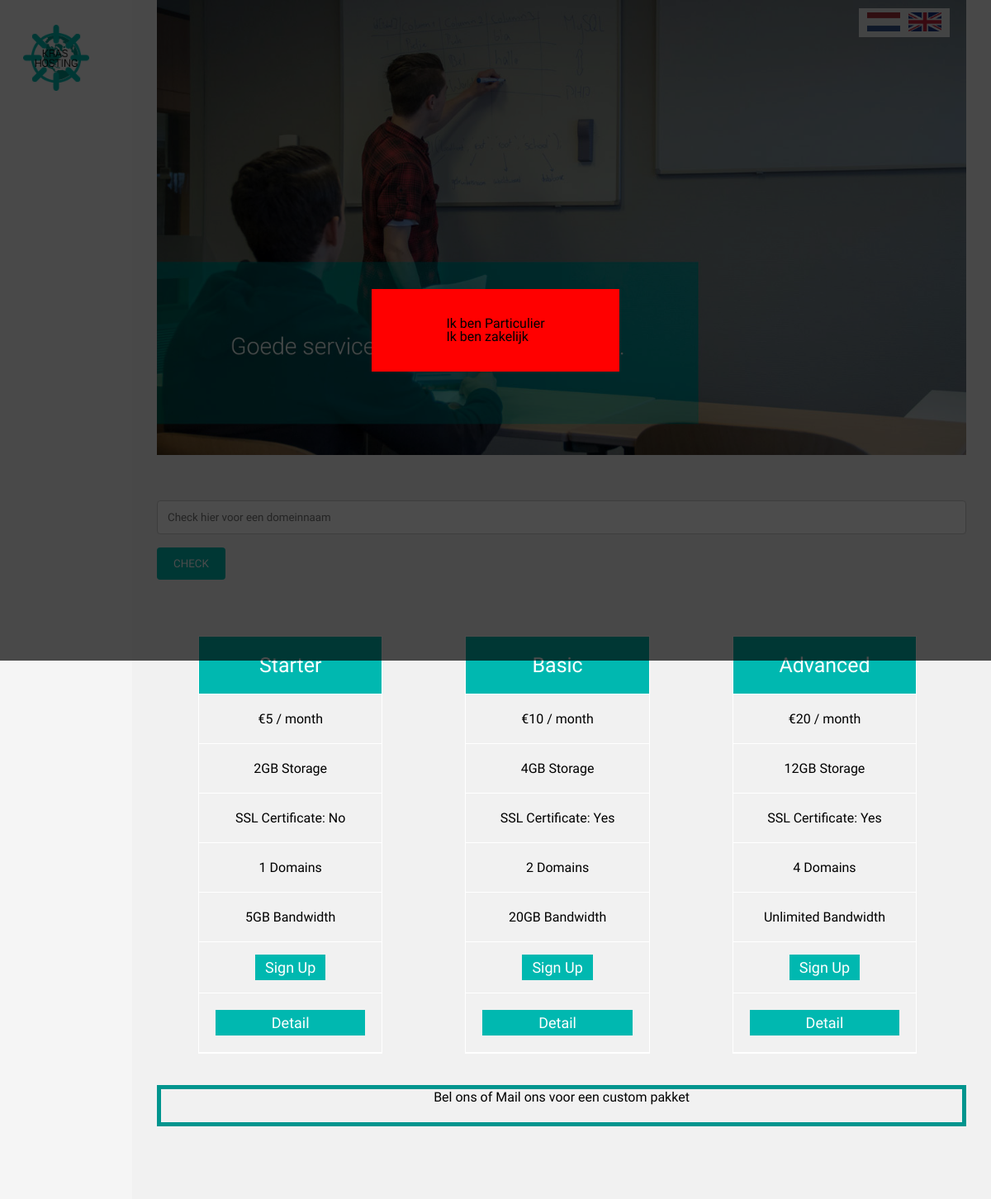
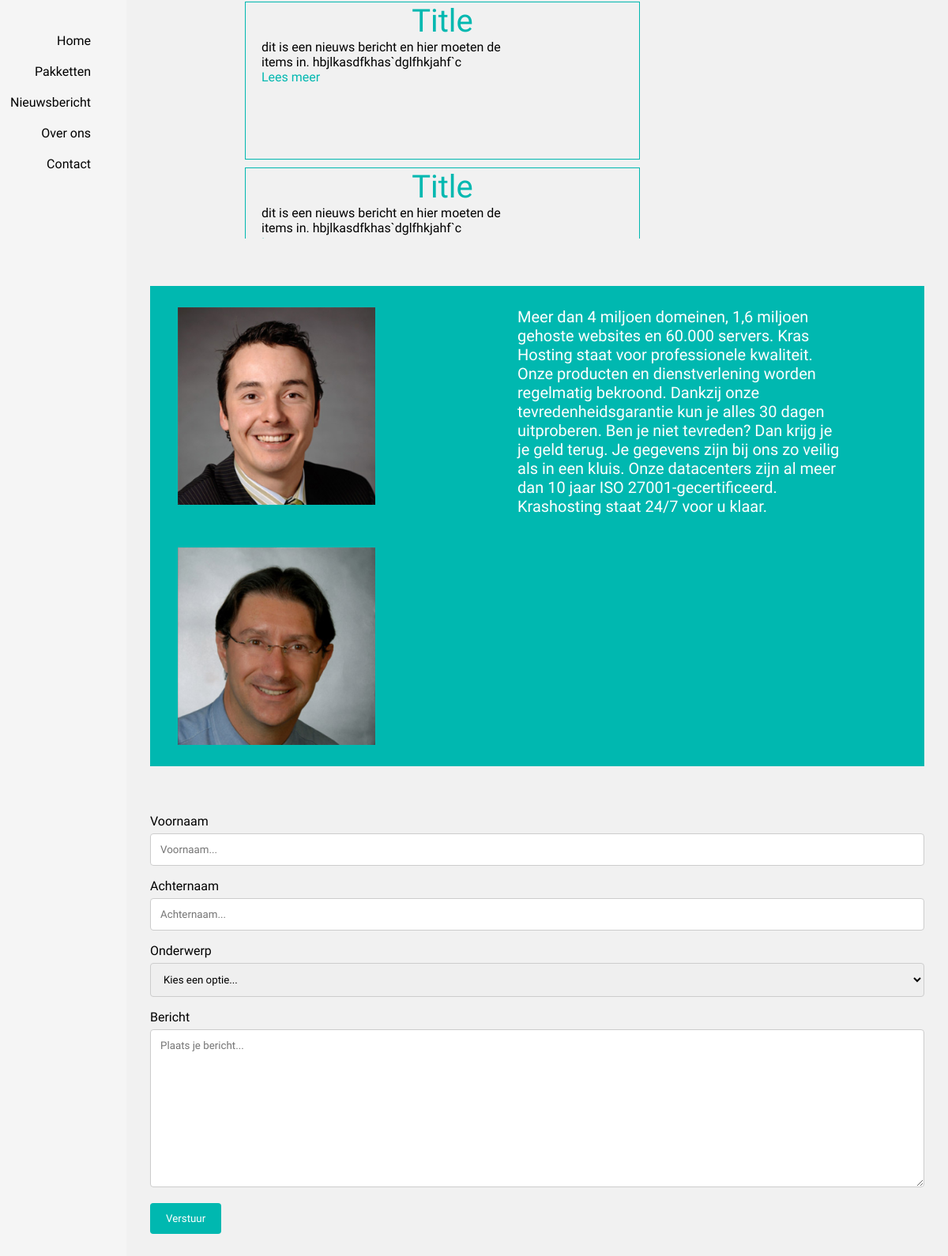
The page / on the database its author committed (2 pictures, top to bottom).
### tables this page shows
CREATE TABLE `producten` (
  `idproducten` int(11) NOT NULL,
  `zichtbaar` varchar(5) NOT NULL,
  `naam` varchar(45) NOT NULL,
  `mb` varchar(45) NOT NULL,
  `ssl` varchar(5) NOT NULL,
  `ppm` int(111) NOT NULL,
  `domeinen` int(10) NOT NULL,
  `bandbreedte` varchar(20) NOT NULL
);

CREATE TABLE `sitecontent` (
  `idsitecontent` int(11) NOT NULL,
  `pagename` varchar(99) NOT NULL,
  `headings` varchar(99) NOT NULL,
  `headings_en` varchar(99) NOT NULL,
  `teksten` mediumtext NOT NULL,
  `teksten_en` mediumtext NOT NULL
);

### index.php (the view, shortened to what this page needs)
<?php
	include_once('cms/config.php');
$aboutus = $out = '';
	$lang = 'nl';
	$conn = new mysqli('localhost', 'root', 'root', 'krashosting');
	$querypakketten = 'SELECT * FROM producten';
	$queryaboutus = 'SELECT * FROM sitecontent WHERE pagename = "about us"';
	$respakketten = $conn->query($querypakketten);
	$resaboutus = $db->query($queryaboutus);
	while($row = $respakketten->fetch_assoc()){
		($row['zichtbaar'] === 'true' ? $visible = 'flex' : $visible = 'none');
		$gb = $row['mb'] / 1000;
		$ssl = $row['ssl'];
		($ssl === 'TRUE' ? $ssl = 'Yes' : $ssl = 'No');
		$out .= '<div style="display:' . $visible . '" id="pakket" class="columns">';
		$out .= '<ul class="price">';
		$out .= '<li class="header">' . ucfirst($row['naam']) . '</li>';
		$out .= '<li class="grey">€' . $row['ppm'] . ' / month</li>';
		$out .= '<li>' . $gb . 'GB Storage</li>';
		$out .= '<li>SSL Certificate: ' . $ssl . '</li>';
		$out .= '<li>' . $row['domeinen'] . ' Domains</li>';
		$out .= '<li>' . ucfirst($row['bandbreedte']) . ' Bandwidth</li>';
		$out .= '<li class="grey"><a href="#" class="buttonPakketten">Sign Up</a></li>';
		$out .= '<li class="grey"><div id="' . $row['naam'] . '" class="buttonPakketten">Detail</a></li>';
		$out .= '</ul>';
		$out .= '</div>';
	}
	while($row = $resaboutus->fetch_assoc()){
		$aboutus .= '<p>' . $row['teksten' . $taal] . '</p>';
	}
?>
<!DOCTYPE html>
<html lang="<?php echo $lang?>">
<head>
    <link href="css/stylesheet.css" type="text/css" rel="stylesheet">
    <link href="css/nav.css" type="text/css" rel="stylesheet">
</head>
<body>
    <div id="cookiemodal">
        <div id="cookiequest">
            <p>
                Ik ben <a class="cookielink" id="cookie_part">Particulier</a><br>
                Ik ben <a class="cookielink" id="cookie_zak">zakelijk</a>
            </p>
        </div>
    </div>
    <div class="container">
		<div id="vertalen">
			<div id="nederlands"></div>
			<div id="engels"></div>
		</div>
        <header>
            <div class="header-position">
                <div class="logo"></div>
                <nav class="menu">
                    <ul>
                        <li><a href="#home" id="scroll_home">Home</a></li>
                        <li><a href="#pakketten" id="scroll_pakketten">Pakketten</a></li>
                        <li><a href="#nieuws" id="scroll_nieuws">Nieuwsbericht</a></li>
                        <li><a href="#over_ons" id="scroll_over_ons">Over Ons</a></li>
                        <li><a href="#contact" id="scroll_contact">Contact</a></li>
                    </ul>
                </nav>
            </div>
        </header>
        <div class="content">
            <div class="banner top home">
                <div id="slidercontainer"></div>
            </div>
            <div class="domainCheck">
                <form action="" method="post" class="domaincheck">
                    <input id="domeincheck" type="text" title="Check your domain here" name="domain" placeholder=" Check hier voor een domeinnaam">
                    <input type="submit" name="submited" title="Check domain" value="CHECK">
                </form>
            </div>
            <div class="pakketten" class="item">
                 <?php echo $out;?>
            </div>
            <div id="custom">Bel ons of Mail ons voor een custom pakket</div>
            <div class="nieuws">
                <div class="slider">
                    <div class="bericht">
                        <h1 class="title">Title</h1>
                        <p class="nieuwsinfo">dit is een nieuws bericht en hier moeten de items in. hbjlkasdfkhas`dglfhkjahf`c</p>
                        <a href="#">Lees meer</a>
                    </div>
                    <div class="bericht">
                        <h1 class="title">Title</h1>
                        <p class="nieuwsinfo">dit is een nieuws bericht en hier moeten de items in. hbjlkasdfkhas`dglfhkjahf`c</p>
                        <a href="#">Lees meer</a>
                    </div>
                </div>
            </div>
            <div class="over_ons">
                <div class="hoofden">
                    <img class="hoofd" src="img/hoofd1.jpg" alt="foto1">
                    <img class="hoofd" src="img/hoofd2.jpg" alt="foto1">
                </div>
                <div class="info">
                    <?php echo $aboutus;?>
				</div>
            </div>
            <div class="contact">
                <form action="/message_send.html">
                    <label id="naamvoor" for="voornaam">Voornaam</label>
                    <input type="text" id="voornaam" name="firstname" placeholder="Voornaam...">
                    <label id="naamachter" for="achternaam">Achternaam</label>
                    <input type="text" id="achternaam" name="lastname" placeholder="Achternaam...">
                    <label id="werponder" for="onderwerp">Onderwerp</label>
                    <select id="onderwerp" name="onderwerp">
                        <option id="kiesoptie" value="Kies een optie">Kies een optie...</option>
                    </select>
                    <label id="ichtber" for="bericht">Bericht</label>
                    <textarea id="bericht" name="bericht" placeholder="Plaats uw bericht..." style="height:200px"></textarea>
                    <input id="submit" type="submit" value="Verzenden">
                </form>
            </div>
        </div>
    </div>
</body>
</html>

### css/stylesheet.css (style rules this page uses)
html, body, div, span, applet, object, iframe, h1, h2, h3, h4, h5, h6, p, blockquote, pre, a, abbr, acronym, address, big, cite, code, del, dfn, em, img, ins, kbd, q, s, samp, small, strike, strong, sub, sup, tt, var, b, u, i, center, dl, dt, dd, ol, ul, li, fieldset, form, label, legend, table, caption, tbody, tfoot, thead, tr, th, td, article, aside, canvas, details, embed, figure, figcaption, footer, header, hgroup, menu, nav, output, ruby, section, summary, time, mark, audio, video { margin: 0; padding: 0; border: 0; font-size: 100%; font: inherit; vertical-align: baseline; }
article, aside, details, figcaption, figure, footer, header, hgroup, menu, nav, section { display: block; }
body { line-height: 1; }
ol, ul { list-style: none; }
* { box-sizing: border-box; font-family: 'Roboto', sans-serif; }
body { font-family: roboto, sans-serif; }
h1 { font-size: 40px; text-align: center; }
.logo { max-width: 135px; background-image: url(../img/logo.png); background-repeat: no-repeat; background-position: center; background-size: contain; height: 80px; padding: 0; margin: 0; }
.container { display: flex; line-height: normal; background-color: #f1f1f1; }
#vertalen { width: 110px; height: 35px; display: flex; flex-direction: row; justify-content: space-around; background-color: white; opacity: 0.8; padding: 5px; position: absolute; margin-top: 10px; right: 50px; }
#nederlands { width: 40px; height: 23px; background: url("../img/nederland.png") center center; background-size: cover; }
#engels { width: 40px; height: 23px; background: url("../img/engelse.png") center center; background-size: cover; }
.banner { height: 50vw; }
#slidercontainer { width: 100%; height: 100%; background-size: contain; transition: 500ms ease-in-out; }
header { width: 160px; background: whitesmoke; padding: 30px 0; }
.header-position { position: fixed; top:30px; left:0; bottom:30px; width: 135px; display: flex; flex-direction: column; justify-content: space-between; }
.content { flex: 1; padding-right: 30px; padding-left: 30px; height: 100%; }
.pakketten { margin-top: 60px; display: flex; flex-wrap: wrap; }
.nieuws { width: 100%; margin: 0 auto; white-space: nowrap; overflow: auto; }
.bericht { height: 200px; width: 500px; margin-bottom: 10px; border: 1px solid #00B8B0; float: left; margin-left: 20px; }
.bericht a { padding-left: 20px; margin-top: 20px; color: #00B8B0; }
.nieuwsinfo { white-space: pre-line; width: 400px; height: auto; padding-left: 20px; padding-right: 50px; }
.title { color: #00B8B0; text-align: center; }
.slider { height: 300px; margin-top: 60px; overflow-x: hidden; padding-left: 100px; }
.columns { width: 33%; padding: 8px; padding-right: 50px; padding-left: 50px; }
.price { list-style-type: none; border: 1px solid white; margin: 0; padding: 0; -webkit-transition: 0.3s; transition: 0.3s; flex: 1; }
.price .header { background-color: #00B8B0; color: white; font-size: 25px; }
.price li { border-bottom: 1px solid white; padding: 20px; text-align: center; }
.buttonPakketten { background-color: #00B8B0; border: none; color: white; padding: 5px 12px; text-align: center; text-decoration: none; font-size: 18px; }
.over_ons { margin-top: 60px; background-color: #00B8B0; display: flex; }
.hoofden { display: flex; flex-direction: column; margin-left: 35px; }
.hoofd { width: 250px; height: 250px; margin-top: 27px; margin-bottom: 27px; }
.info { float: left; margin-left: 180px; margin-top: 27px; font-size: 20px; color: white; padding-right: 100px; }
.contact { height: 600px; margin-top: 60px; }
input[type=text], select, textarea { width: 100%; padding: 12px; border: 1px solid #ccc; border-radius: 4px; box-sizing: border-box; margin-top: 6px; margin-bottom: 16px; resize: vertical; }
input[type=submit] { background-color: #00B8B0; color: white; padding: 12px 20px; border: none; border-radius: 4px; cursor: pointer; }
#custom { margin-top: 30px; margin-bottom: 30px; text-align: center; height: 50px; border: 5px solid #00958e; }
#starter { cursor: pointer; }
.cookielink { color: black; }
#cookiemodal { width: 100vw; height: 100vh; display: flex; align-items: center; justify-content: center; position: fixed; z-index: 999; background-color: rgba(0, 0, 0, 0.7); visibility: hidden; }
#cookiequest { height: 100px; width: 300px; margin: 0 auto; background-color: red; display: flex; align-items: center; justify-content: center; }

### rows shown on the page
producten: naam "Starter", ppm "5", mb "2", ssl "No", domeinen "1", bandbreedte "5GB"
producten: naam "Basic", ppm "10", mb "4", ssl "Yes", domeinen "2", bandbreedte "20GB"
producten: naam "Advanced", ppm "20", mb "12", ssl "Yes", domeinen "4", bandbreedte "Unlimited"
sitecontent: teksten "Meer dan 4 miljoen domeinen, 1,6 miljoen gehoste websites en 60.000 servers. Kras Hosting staat voor professionele kwaliteit. Onze producten en dienstverlening worden regelmatig bekroond. Dankzij onze tevredenheidsgarantie kun je alles 30 dagen uitproberen. Ben je niet tevreden? Dan krijg je je geld terug. Je gegevens zijn bij ons zo veilig als in een kluis. Onze datacenters zijn al meer dan 10 jaar ISO 27001-gecertificeerd. Krashosting staat 24/7 voor u klaar."
